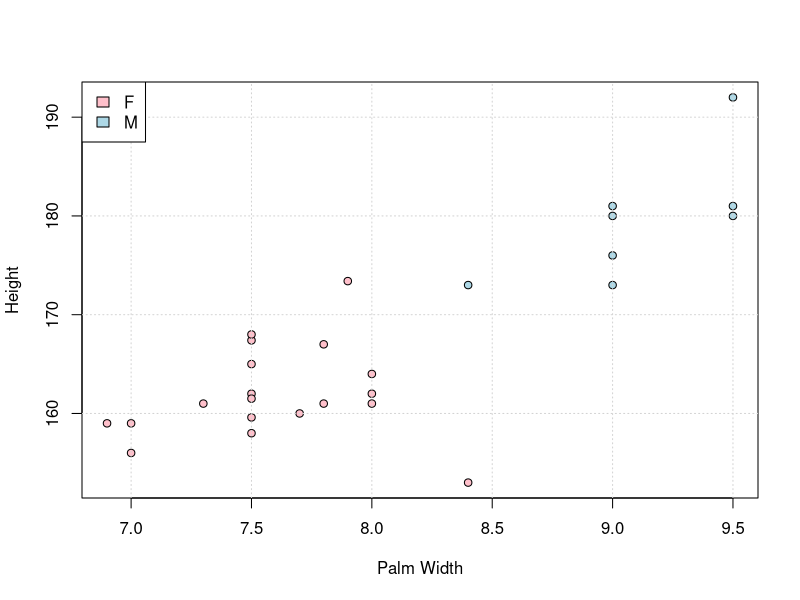
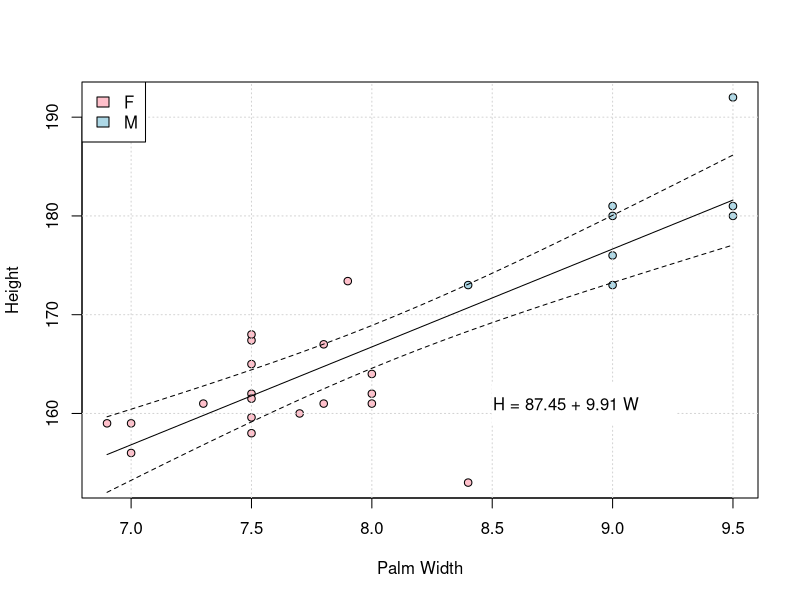
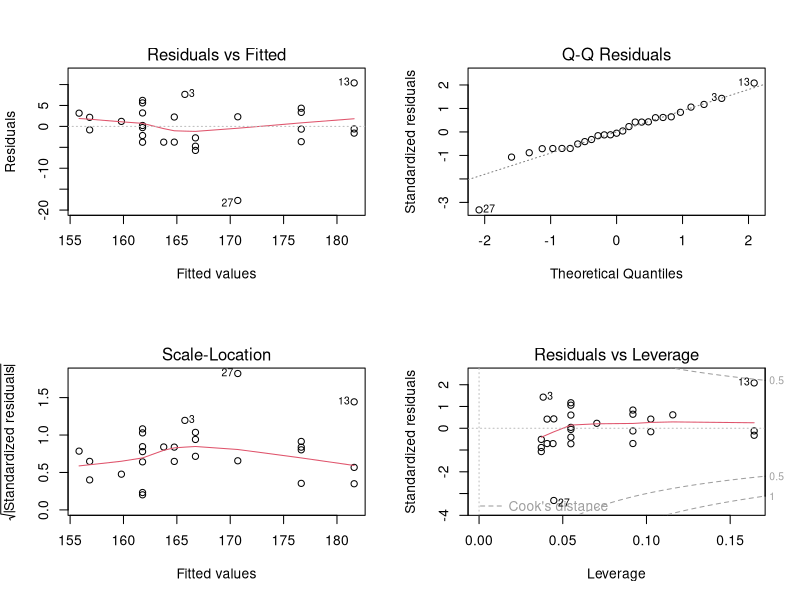
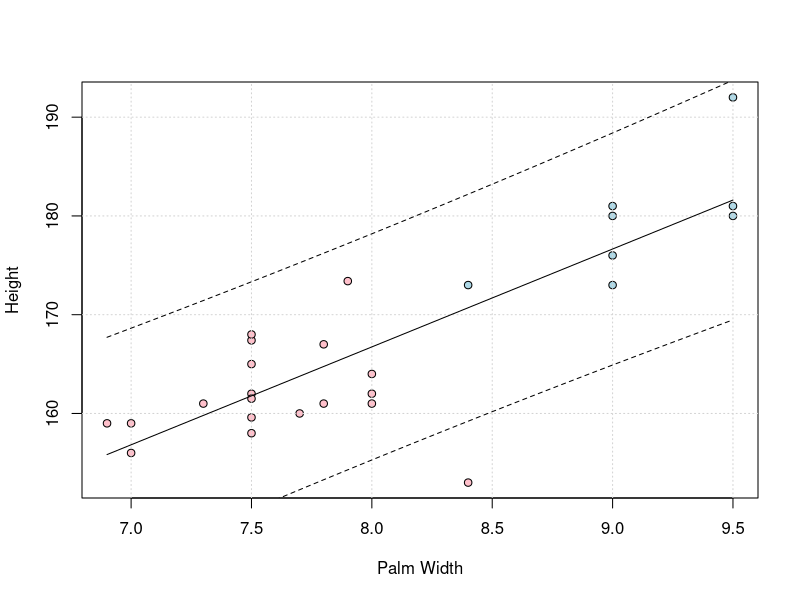

These charts were generated, in order, by the following R code:
## ---- chunk 1
heights <- read.csv("./datasets/01-linear-regression/heights-2022.csv", stringsAsFactors = T)
m <- lm(Height ~ Palm.width, data=heights)
## ---- chunk 2
par(mfrow=c(1, 1))
plot(heights$Palm.width, heights$Height, 
     xlab = "Palm Width", ylab = "Height",
     pch = 21, bg = c("Pink", "Lightblue")[heights$Gender])
grid()
legend(x = "topleft", legend = levels(heights$Gender), 
       fill =c("Pink", "Lightblue"))

## ---- chunk 3
par(mfrow=c(1, 1))
plot(heights$Palm.width, heights$Height, 
     xlab = "Palm Width", ylab = "Height",
     pch = 21, bg = c("Pink", "Lightblue")[heights$Gender])
grid()
legend(x = "topleft", legend = levels(heights$Gender), 
       fill =c("Pink", "Lightblue"))

pred <- data.frame(
  Palm.width=seq(min(heights$Palm.width), max(heights$Palm.width), by=0.1)
)
pc <- predict(m, interval="c", newdata = pred)
matlines(pred$Palm.width, pc, lty=c(1, 2, 2), col = "black")

a <- round(coef(m)[1], 2)
b <- round(coef(m)[2], 2)
legend(8.5, 163, paste("H =", a, "+", b, "W"), bg="white", box.col="white", adj=0.2)
## ---- chunk 4
summary(m)
## ---- chunk 5
par(mfrow=c(2, 2))
plot(m)
## ---- chunk 6
par(mfrow=c(1, 1))
plot(heights$Palm.width, heights$Height, 
     xlab = "Palm Width", ylab = "Height",
     pch = 21, bg = c("Pink", "Lightblue")[heights$Gender])
grid()

pred <- data.frame(
  Palm.width=seq(min(heights$Palm.width), max(heights$Palm.width), by=0.1)
)
pc <- predict(m, interval="p", newdata = pred)
matlines(pred$Palm.width, pc, lty=c(1, 2, 2), col = "black")
